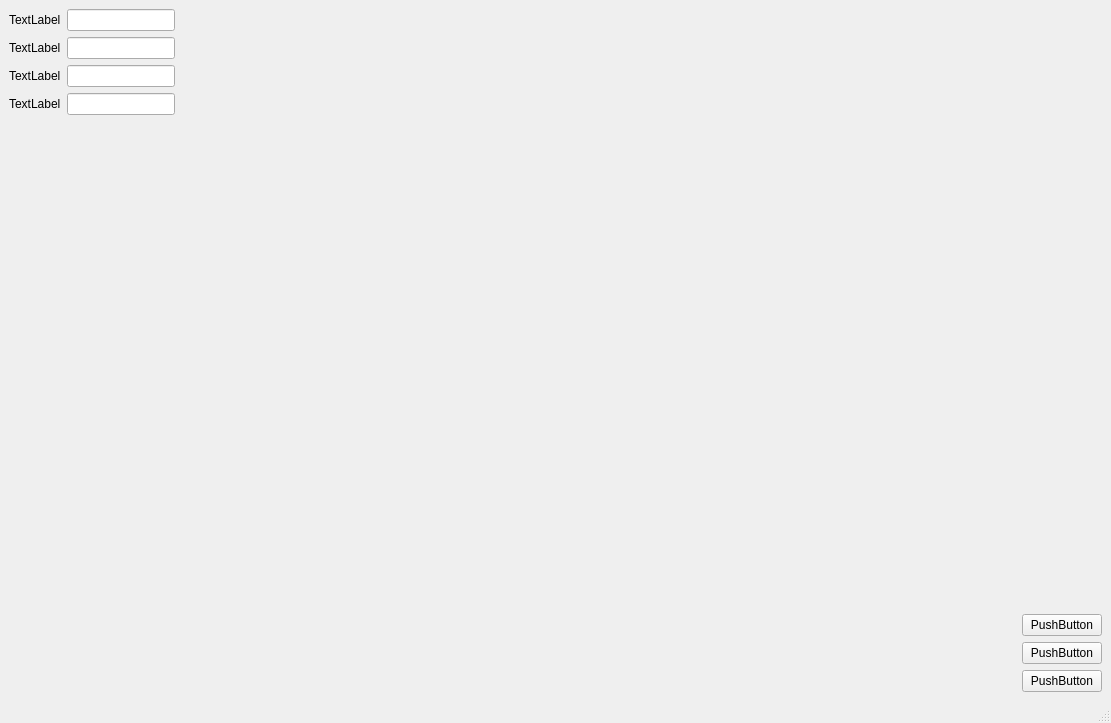
<?xml version="1.0" encoding="UTF-8"?>
<ui version="4.0">
 <class>MainWindow</class>
 <widget class="QMainWindow" name="MainWindow">
  <property name="geometry">
   <rect>
    <x>0</x>
    <y>0</y>
    <width>1111</width>
    <height>723</height>
   </rect>
  </property>
  <property name="windowTitle">
   <string>MainWindow</string>
  </property>
  <widget class="QWidget" name="centralwidget">
   <layout class="QGridLayout" name="gridLayout">
    <item row="1" column="1">
     <widget class="MyConsoleWidget" name="qConsole" native="true">
      <property name="sizePolicy">
       <sizepolicy hsizetype="Expanding" vsizetype="Preferred">
        <horstretch>0</horstretch>
        <verstretch>0</verstretch>
       </sizepolicy>
      </property>
      <property name="minimumSize">
       <size>
        <width>0</width>
        <height>100</height>
       </size>
      </property>
     </widget>
    </item>
    <item row="1" column="2">
     <layout class="QVBoxLayout" name="verticalLayout">
      <item>
       <spacer name="verticalSpacer">
        <property name="orientation">
         <enum>Qt::Vertical</enum>
        </property>
        <property name="sizeHint" stdset="0">
         <size>
          <width>20</width>
          <height>40</height>
         </size>
        </property>
       </spacer>
      </item>
      <item>
       <widget class="QPushButton" name="pushButton_2">
        <property name="text">
         <string>PushButton</string>
        </property>
       </widget>
      </item>
      <item>
       <widget class="QPushButton" name="pushButton_3">
        <property name="text">
         <string>PushButton</string>
        </property>
       </widget>
      </item>
      <item>
       <widget class="QPushButton" name="pushButton">
        <property name="text">
         <string>PushButton</string>
        </property>
       </widget>
      </item>
     </layout>
    </item>
    <item row="0" column="0" colspan="3">
     <layout class="QHBoxLayout" name="gateOverview"/>
    </item>
    <item row="1" column="0">
     <layout class="QFormLayout" name="formLayout">
      <item row="0" column="0">
       <widget class="QLabel" name="label">
        <property name="text">
         <string>TextLabel</string>
        </property>
       </widget>
      </item>
      <item row="0" column="1">
       <widget class="QLineEdit" name="lineEdit">
        <property name="sizePolicy">
         <sizepolicy hsizetype="Fixed" vsizetype="Fixed">
          <horstretch>0</horstretch>
          <verstretch>0</verstretch>
         </sizepolicy>
        </property>
       </widget>
      </item>
      <item row="1" column="0">
       <widget class="QLabel" name="label_2">
        <property name="text">
         <string>TextLabel</string>
        </property>
       </widget>
      </item>
      <item row="2" column="0">
       <widget class="QLabel" name="label_3">
        <property name="text">
         <string>TextLabel</string>
        </property>
       </widget>
      </item>
      <item row="3" column="0">
       <widget class="QLabel" name="label_4">
        <property name="text">
         <string>TextLabel</string>
        </property>
       </widget>
      </item>
      <item row="1" column="1">
       <widget class="QLineEdit" name="lineEdit_2">
        <property name="sizePolicy">
         <sizepolicy hsizetype="Fixed" vsizetype="Fixed">
          <horstretch>0</horstretch>
          <verstretch>0</verstretch>
         </sizepolicy>
        </property>
       </widget>
      </item>
      <item row="2" column="1">
       <widget class="QLineEdit" name="lineEdit_3">
        <property name="sizePolicy">
         <sizepolicy hsizetype="Fixed" vsizetype="Fixed">
          <horstretch>0</horstretch>
          <verstretch>0</verstretch>
         </sizepolicy>
        </property>
       </widget>
      </item>
      <item row="3" column="1">
       <widget class="QLineEdit" name="lineEdit_4">
        <property name="sizePolicy">
         <sizepolicy hsizetype="Fixed" vsizetype="Fixed">
          <horstretch>0</horstretch>
          <verstretch>0</verstretch>
         </sizepolicy>
        </property>
       </widget>
      </item>
     </layout>
    </item>
   </layout>
  </widget>
  <widget class="QMenuBar" name="menubar">
   <property name="geometry">
    <rect>
     <x>0</x>
     <y>0</y>
     <width>1111</width>
     <height>21</height>
    </rect>
   </property>
  </widget>
  <widget class="QStatusBar" name="statusbar"/>
 </widget>
 <customwidgets>
  <customwidget>
   <class>MyConsoleWidget</class>
   <extends>QWidget</extends>
   <header>main_window_ui</header>
   <container>1</container>
  </customwidget>
 </customwidgets>
 <resources/>
 <connections/>
</ui>
